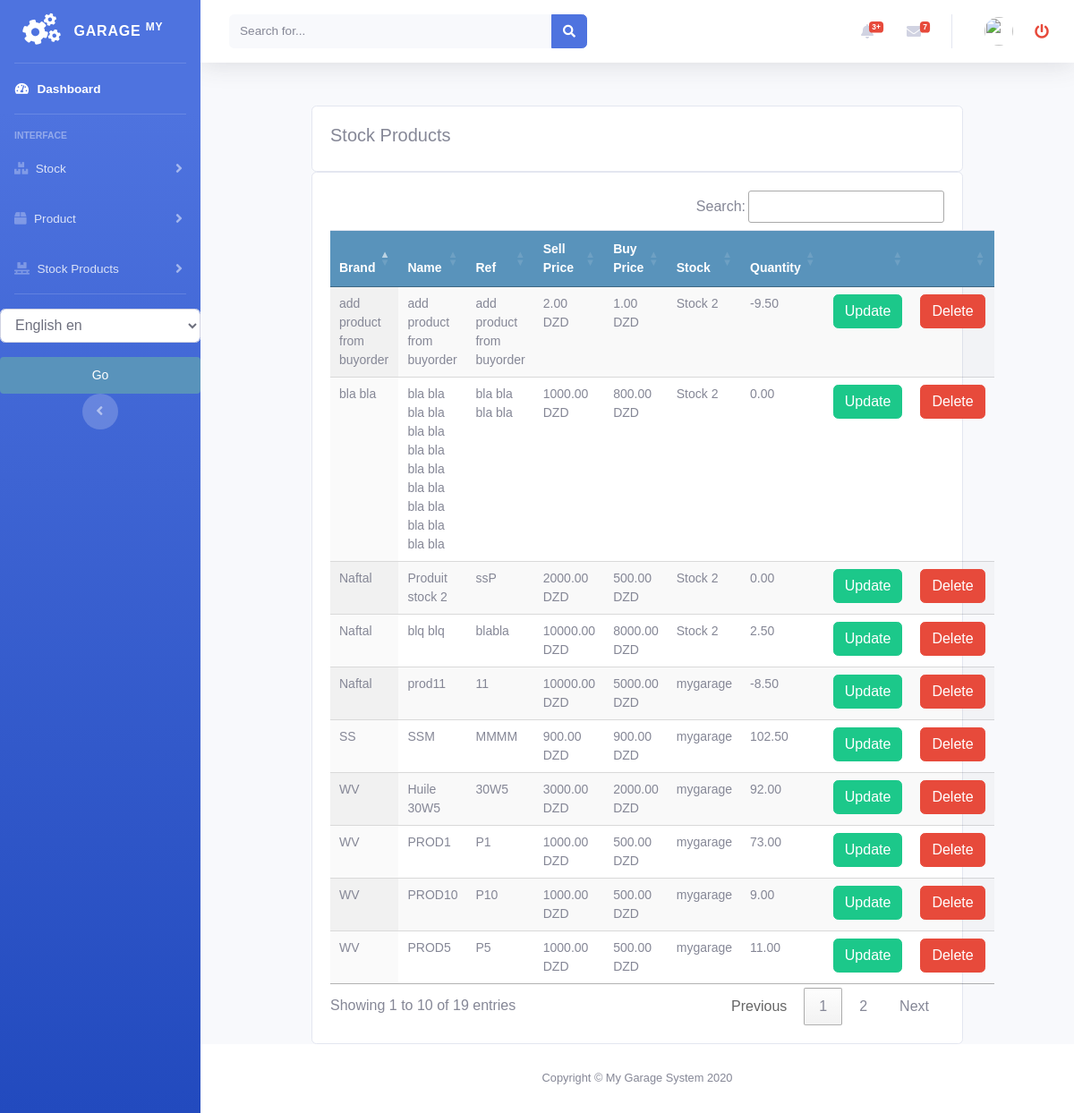
The app's page /stock/all_stockproduct_list with its own data.
### stock/models.py (models this page shows)
class StockProduct(models.Model):
    product = models.ForeignKey(Product, null=True, on_delete=models.CASCADE)
    quantity = models.DecimalField(max_digits=10, decimal_places=2, default=0)
    stock = models.ForeignKey(Stock, null=True, on_delete=models.CASCADE)
    class Meta:
        ordering = ('product',)
        verbose_name = 'stockproduct'
        verbose_name_plural = 'stockproducts'
    def __str__(self):
        return self.product.name

class Stock(models.Model):
    name = models.CharField(max_length=250, null=True)
    class Meta:
        ordering = ('name',)
        verbose_name = 'stock'
        verbose_name_plural = 'stocks'
    def __str__(self):
        return self.name

### product/models.py (models this page shows)
class Product(models.Model):
    brand = models.CharField(max_length=250, null=True)
    name = models.CharField(max_length=250, null=True)
    ref = models.CharField(max_length=250, null=True)
    desc = models.CharField(max_length=250, null=True, blank=True)
    image = models.ImageField(upload_to='products/%Y/%m/%d', blank=True, )
    buyprice = models.DecimalField(max_digits=10, null=True, decimal_places=2, default=0)
    sellprice = models.DecimalField(max_digits=10, null=True, decimal_places=2, default=0)
    alert_quantity = models.PositiveIntegerField(default=1, blank=True, null=True)
    stock = models.ForeignKey('stock.Stock', blank=False, null=False, on_delete=models.CASCADE, default=1)
    class Meta:
        ordering = ('name',)
        verbose_name = 'product'
        verbose_name_plural = 'products'
    def __str__(self):
        return self.name

### stock/views.py (the view)
# urls.py: path('all_stockproduct_list', views.all_stockproduct_list, name='all_stockproduct_list'),
def all_stockproduct_list(request):
    stockproducts = StockProduct.objects.only("product", "quantity", "stock")
    categories = Category.objects.all()
    print("======>", stockproducts[1].product)
    context = {
        'categories': categories,
        'stockproducts': stockproducts,
    }
    return render(request, 'stockproduct/all_list_stockproduct.html', context)

### accounts/templatetags/erpextra.py (called while the page is built)
@register.filter(name='has_group')
def has_group(user, group_name):
    group = Group.objects.get(name=group_name)
    return True if group in user.groups.all() else False

### stock/templates/stockproduct/all_list_stockproduct.html (shortened to what this page needs)
{% extends 'home.html' %}
{% load static %}
{% load i18n %}
{% block content %}
<br>
<div class="container">
    <div class="row">
    <div class="col-md">
        <div class="card card-body">
            <h5>{% trans "Stock Products" %}</h5>
        </div>
        <div class="card card-body">
            <table id="table_id" class=" table display text-center">
              <thead>
              <tr>
                    <th>{% trans "Brand" %}</th>
                    <th>{% trans "Name" %}</th>
                    <th>{% trans "Ref" %}</th>
                    <th>{% trans "Sell Price" %}</th>
                    <th>{% trans "Buy Price" %}</th>
                    <th>{% trans "Stock" %}</th>
                    <th>{% trans "Quantity" %}</th>
                    <th></th>
                    <th></th>
                </tr>
              </thead>
                <tbody>
                {% for prod in stockproducts %}
                <tr>
                    <td>
                       {{prod.product.brand}}
                   </td>
                    <td>
                       {{prod}}
                   </td>
                    <td>
                       {{prod.product.ref}}
                   </td>
                    <td>
                       {{prod.product.sellprice}} DZD
                   </td>
                    <td>
                       {{prod.product.buyprice}} DZD
                   </td>
                    <td>
                       {{prod.stock}}
                   </td>
                    <td>
                       {{prod.quantity}}
                   </td>
                    <td>
                        <a class="btn btn-success " href="{% url 'stock:update_stockproduct' prod.id %}">{% trans "Update" %}</a>
                    </td>
                    <td>
                        <a class="btn btn-danger " href="{% url 'stock:delete_stockproduct' prod.id %}">{% trans "Delete" %}</a>
                    </td>
                </tr>
                {% endfor %}
                </tbody>
            </table>
        </div>
    </div>
</div>
</div>
{% endblock %}
{% block jsscript %}
<link rel="stylesheet" href="https://ajax.googleapis.com/ajax/libs/jqueryui/1.12.1/themes/smoothness/jquery-ui.css">
<link rel="stylesheet" href="https://cdnjs.cloudflare.com/ajax/libs/chosen/1.8.7/chosen.min.css"/>
<link rel="stylesheet" type="text/css" href="https://cdn.datatables.net/1.10.22/css/jquery.dataTables.css">
<link rel="stylesheet" type="text/css" href="https://cdn.datatables.net/buttons/1.6.5/css/buttons.dataTables.min.css">
{% endblock %}

### static/css/main.css (style rules this page uses)
body { margin:0; padding:0; font-family:helvetica, sans-serif; }
h1, h2, h3, h4, h5 , h6 { font-family: 'Ubuntu', sans-serif; font-weight:normal; }
a { text-decoration:none; color:#5993bb; }
table { width:100%; border-spacing:0; border-collapse: collapse; }
table th, table td { text-align:left; font-size:14px; padding:10px; margin:0; }
tbody tr:nth-child(odd) { background:#efefef; }
thead th, tbody tr.total { background:#5993bb; color:#fff; font-weight:bold; }

### records on screen
StockProduct: product.brand "WV", product.name "Huile 30W5", product.ref "30W5", product.sellprice "3000.00", product.buyprice "2000.00", stock "mygarage", quantity "92.00"
StockProduct: product.brand "WV", product.name "PROD1", product.ref "P1", product.sellprice "1000.00", product.buyprice "500.00", stock "mygarage", quantity "73.00"
StockProduct: product.brand "WV", product.name "PROD10", product.ref "P10", product.sellprice "1000.00", product.buyprice "500.00", stock "mygarage", quantity "9.00"
StockProduct: product.brand "WV", product.name "PROD5", product.ref "P5", product.sellprice "1000.00", product.buyprice "500.00", stock "mygarage", quantity "11.00"
StockProduct: product.brand "Naftal", product.name "Produit stock 2", product.ref "ssP", product.sellprice "2000.00", product.buyprice "500.00", stock "Stock 2", quantity "0.00"
StockProduct: product.brand "SS", product.name "SSM", product.ref "MMMM", product.sellprice "900.00", product.buyprice "900.00", stock "mygarage", quantity "102.50"
StockProduct: product.brand "add product from buyorder", product.name "add product from buyorder", product.ref "add product from buyorder", product.sellprice "2.00", product.buyprice "1.00", stock "Stock 2", quantity "-9.50"
StockProduct: product.brand "bla bla", product.name "bla bla bla bla bla bla bla bla bla bla bla bla bla bla bla bla bla bla", product.ref "bla bla bla bla", product.sellprice "1000.00", product.buyprice "800.00", stock "Stock 2", quantity "0.00"
StockProduct: product.brand "Naftal", product.name "blq blq", product.ref "blabla", product.sellprice "10000.00", product.buyprice "8000.00", stock "Stock 2", quantity "2.50"
StockProduct: product.brand "Naftal", product.name "prod11", product.ref "11", product.sellprice "10000.00", product.buyprice "5000.00", stock "mygarage", quantity "-8.50"
